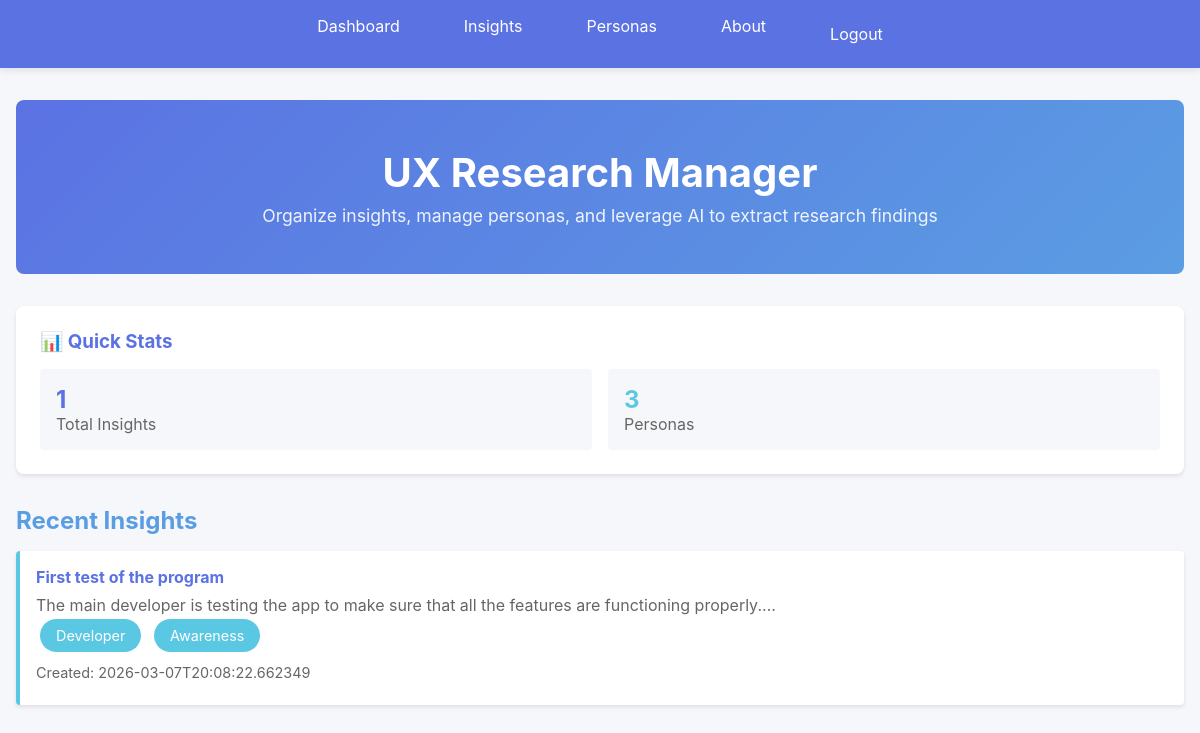
The page / (signed in) on the database its author committed.
### models.py (models this page shows, shortened)
class Insight(db.Model):
    __tablename__ = 'insights'
    id = db.Column(db.Integer, primary_key=True)
    user_id = db.Column(db.Integer, db.ForeignKey('users.id'), nullable=True, index=True)
    title = db.Column(db.String(200), nullable=False)
    description = db.Column(db.Text, nullable=False)
    persona_id = db.Column(db.Integer, db.ForeignKey('personas.id'), nullable=True)
    journey_stage = db.Column(db.String(100), nullable=True)
    timestamp = db.Column(db.DateTime, nullable=False, default=datetime.utcnow)
    ai_summary = db.Column(db.Text, nullable=True)
    def to_dict(self):
        return {
            'id': self.id,
            'user_id': self.user_id,
            'title': self.title,
            'description': self.description,
            'persona_id': self.persona_id,
            'persona_name': self.persona.name if self.persona else None,
            'journey_stage': self.journey_stage,
            'timestamp': self.timestamp.isoformat() if self.timestamp else None,
            'ai_summary': self.ai_summary
        }

class Persona(db.Model):
    __tablename__ = 'personas'
    id = db.Column(db.Integer, primary_key=True)
    user_id = db.Column(db.Integer, db.ForeignKey('users.id'), nullable=True, index=True)
    name = db.Column(db.String(200), nullable=False)
    description = db.Column(db.Text, nullable=False)
    timestamp = db.Column(db.DateTime, nullable=False, default=datetime.utcnow)
    insights = db.relationship('Insight', backref='persona', lazy=True, cascade='all, delete-orphan')

### web_app.py (the view)
@app.route('/')
@login_required
def dashboard():
    user_id = current_user_id()
    insights = Insight.query.filter_by(user_id=user_id).order_by(Insight.timestamp.desc()).all()
    personas = Persona.query.filter_by(user_id=user_id).all()
    recent_insights = [insight.to_dict() for insight in insights[:3]]
    return render_template(
        'dashboard.html',
        insights_count=len(insights),
        personas_count=len(personas),
        recent_insights=recent_insights
    )

### web_app.py (called while the page is built)
def current_user_id():
    return session.get('user_id')

def get_current_user():
    user_id = current_user_id()
    if not user_id:
        return None
    return User.query.get(user_id)

def login_required(view_func):
    @wraps(view_func)
    def wrapped(*args, **kwargs):
        if not current_user_id():
            flash('Please log in to continue.', 'error')
            return redirect(url_for('login'))
        return view_func(*args, **kwargs)
    return wrapped

@app.context_processor
def inject_shared_context():
    return {
        'colors': COLORS,
        'current_user': get_current_user()
    }

### templates/dashboard.html
{% extends "base.html" %}
{% block content %}
<div class="hero">
    <h1>UX Research Manager</h1>
    <p>Organize insights, manage personas, and leverage AI to extract research findings</p>
</div>
<div class="filter-section">
    <h3>📊 Quick Stats</h3>
    <div style="display: grid; grid-template-columns: repeat(auto-fit, minmax(150px, 1fr)); gap: 1rem;">
        <div style="padding: 1rem; background: #f5f7fa; border-radius: 4px;">
            <div style="font-size: 1.5rem; font-weight: bold; color: var(--royal-blue);">{{ insights_count }}</div>
            <div style="color: #666;">Total Insights</div>
        </div>
        <div style="padding: 1rem; background: #f5f7fa; border-radius: 4px;">
            <div style="font-size: 1.5rem; font-weight: bold; color: var(--sky-blue);">{{ personas_count }}</div>
            <div style="color: #666;">Personas</div>
        </div>
    </div>
</div>
<h2>Recent Insights</h2>
{% if recent_insights %}
<div class="insights-list">
    {% for insight in recent_insights %}
    <div class="insight-item">
        <h4>{{ insight.title }}</h4>
        <p style="color: #666;">{{ insight.description[:100] }}...</p>
        {% if insight.persona_id %}
        <span class="chip">{{ insight.persona_name }}</span>
        {% endif %}
        {% if insight.journey_stage %}
        <span class="chip">{{ insight.journey_stage }}</span>
        {% endif %}
        <div class="meta">Created: {{ insight.timestamp }}</div>
    </div>
    {% endfor %}
</div>
{% else %}
<div class="empty-state">
    <p>No insights yet. <a href="/insights" style="color: var(--royal-blue);">Create one!</a></p>
</div>
{% endif %}
{% endblock %}

### static/style.css (style rules this page uses)
* { margin: 0; padding: 0; box-sizing: border-box; }
body { font-family: -apple-system, BlinkMacSystemFont, 'Segoe UI', Roboto, Oxygen, Ubuntu, Cantarell, sans-serif; background-color: #f5f7fa; color: #333; }
h1 { color: var(--royal-blue); margin-bottom: 2rem; text-align: center; }
h2 { color: var(--medium-blue); margin: 1.5rem 0 1rem 0; }
.chip { display: inline-block; background-color: var(--sky-blue); color: white; padding: 0.5rem 1rem; border-radius: 20px; margin: 0.25rem; font-size: 0.9rem; }
.filter-section { background: var(--white); padding: 1.5rem; border-radius: 8px; margin-bottom: 2rem; box-shadow: 0 2px 4px rgba(0,0,0,0.1); }
.filter-section h3 { color: var(--royal-blue); margin-bottom: 1rem; }
.insights-list, .personas-list { display: grid; grid-template-columns: 1fr; gap: 1rem; }
.insight-item, .persona-item { background: var(--white); padding: 1rem; border-left: 4px solid var(--sky-blue); border-radius: 4px; box-shadow: 0 2px 4px rgba(0,0,0,0.1); }
.insight-item h4, .persona-item h4 { color: var(--royal-blue); margin-bottom: 0.5rem; }
.meta { color: #666; font-size: 0.9rem; margin: 0.5rem 0; }
.hero { text-align: center; padding: 3rem 1rem; background: linear-gradient(135deg, var(--royal-blue) 0%, var(--medium-blue) 100%); color: white; border-radius: 8px; margin-bottom: 2rem; }
.hero h1 { color: white; font-size: 2.5rem; margin-bottom: 0.5rem; }
.hero p { font-size: 1.1rem; opacity: 0.9; }

### rows shown on the page
Insight: title "First test of the program", description "The main developer is testing the app to make sure that all the features are functioning properly.", journey_stage "Awareness"
Persona: persona_name "Developer"

### other values the page prints
{{ insights_count }} "1"
{{ personas_count }} "3"
{{ insight.timestamp }} "2026-03-07T20:08:22.662349"
